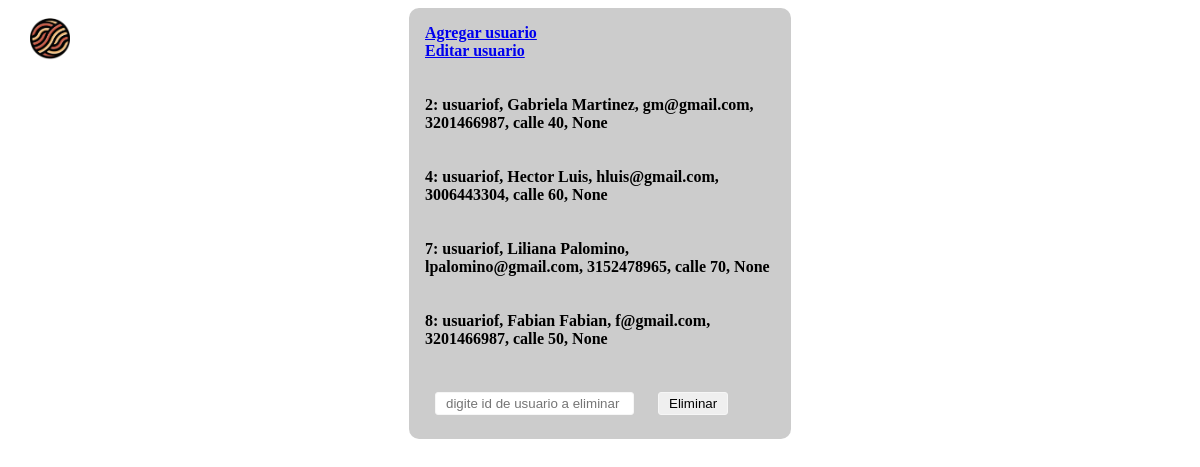
/gestion_usuariof (signed in), run on an earlier commit of the app's database.
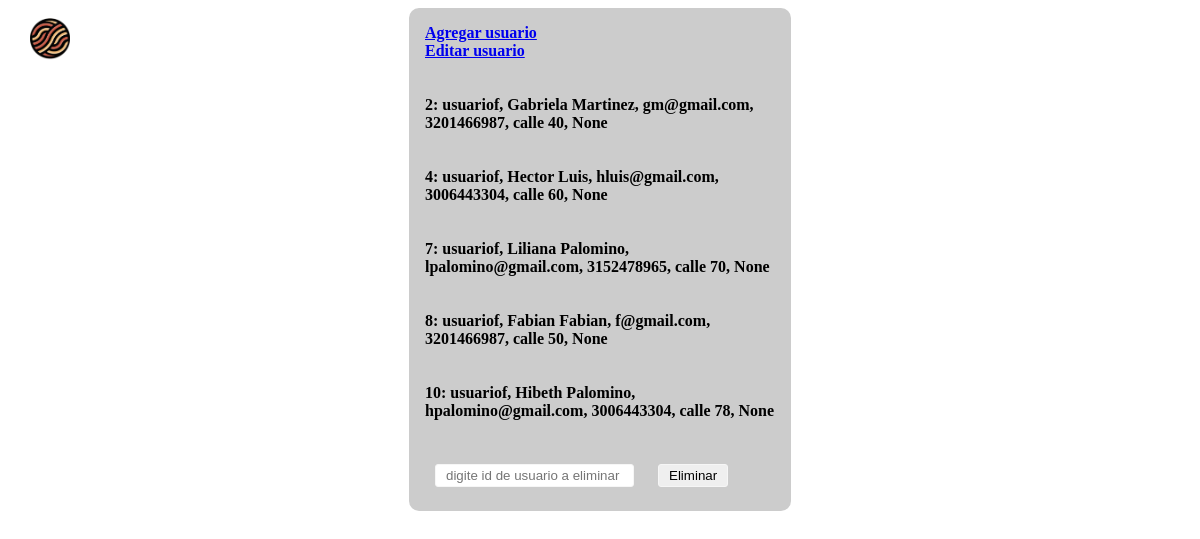
And on a later commit of the database.
### tables this page shows
CREATE TABLE USUARIO(
       ID INTEGER PRIMARY KEY AUTOINCREMENT NOT NULL,
       ROL VARCHAR NOT NULL,
       NOMBRE VARCHAR NOT NULL,
       CORREO VARCHAR NOT NULL,
       CONTRASEÑA VARCHAR NOT NULL,
       TELEFONO VARCHAR NOT NULL,
       DIRECCION VARCHAR NOT NULL,
       FOTO VARCHAR
);

### app.py (the view, shortened to what this page needs)
@app.route('/gestion_usuariof', methods=['GET','POST'])
@login_required
def gestionarUsuariof():
    global sesion_ini
    db = get_db()
    global lista_usuarios
    if(sesion_ini==True):
        if(request.method =="GET"):
            lista_usuariosf=[]
            query24="SELECT * FROM USUARIO WHERE ROL='usuariof'"
            for row in db.execute(query24):
                lista_usuariosf.append(row)
            return render_template('gestionarUsuariosf.html',lista_usuariosf=lista_usuariosf)
    else:return redirect('/login')

### app.py (called while the page is built)
def login_required(view):
    @functools.wraps( view )
    def wrapped_view(**kwargs):
        global encontrado
        if encontrado is None:
            return redirect( url_for( 'login' ) )
        return view( **kwargs )
    return wrapped_view

### db.py (called while the page is built)
def get_db():
    try:
        if 'db' not in g:
            print('conectada')
            g.db = sqlite3.connect('NoodlesCompany.db')
        return g.db
    except Error:
        print(Error)

### templates/gestionarUsuariosf.html (shortened to what this page needs)
<!DOCTYPE html>
<html>
<head>
    <link rel="stylesheet" href="{{ url_for('static',filename='css/Agregar.css') }}" type="text/css">
</head>
<body>
<strong><form method="POST" action="/gestion_usuariof">
    <a  href="/perfil">
        <div class="v40_13"></div>
    </a>
    <a  href="/agregar_usuariof">
        <div class="3">Agregar usuario</div>
    </a>
    <a  href="/editar_usuariof">
        <div class="3">Editar usuario</div>
    </a>
    <br><br>
    {%for i in lista_usuariosf%}
            <div id="1" name="1">{{i[0]}}: {{i[1]}}, {{i[2]}}, {{i[3]}}, {{i[5]}}, {{i[6]}}, {{i[7]}}</div>
            <br><br>
    {%endfor%}
    <input type="text" id="3" name="3" placeholder="digite id de usuario a eliminar">
    <input type="submit" id="2"  value="Eliminar">
</form>
</strong>
</body>
</html>

What changed in the data, as far as the page shows it:
added USUARIO: ID "10", ROL "usuariof", NOMBRE "Hibeth Palomino", CORREO "hpalomino@gmail.com", TELEFONO "3006443304", DIRECCION "calle 78", i "None"
